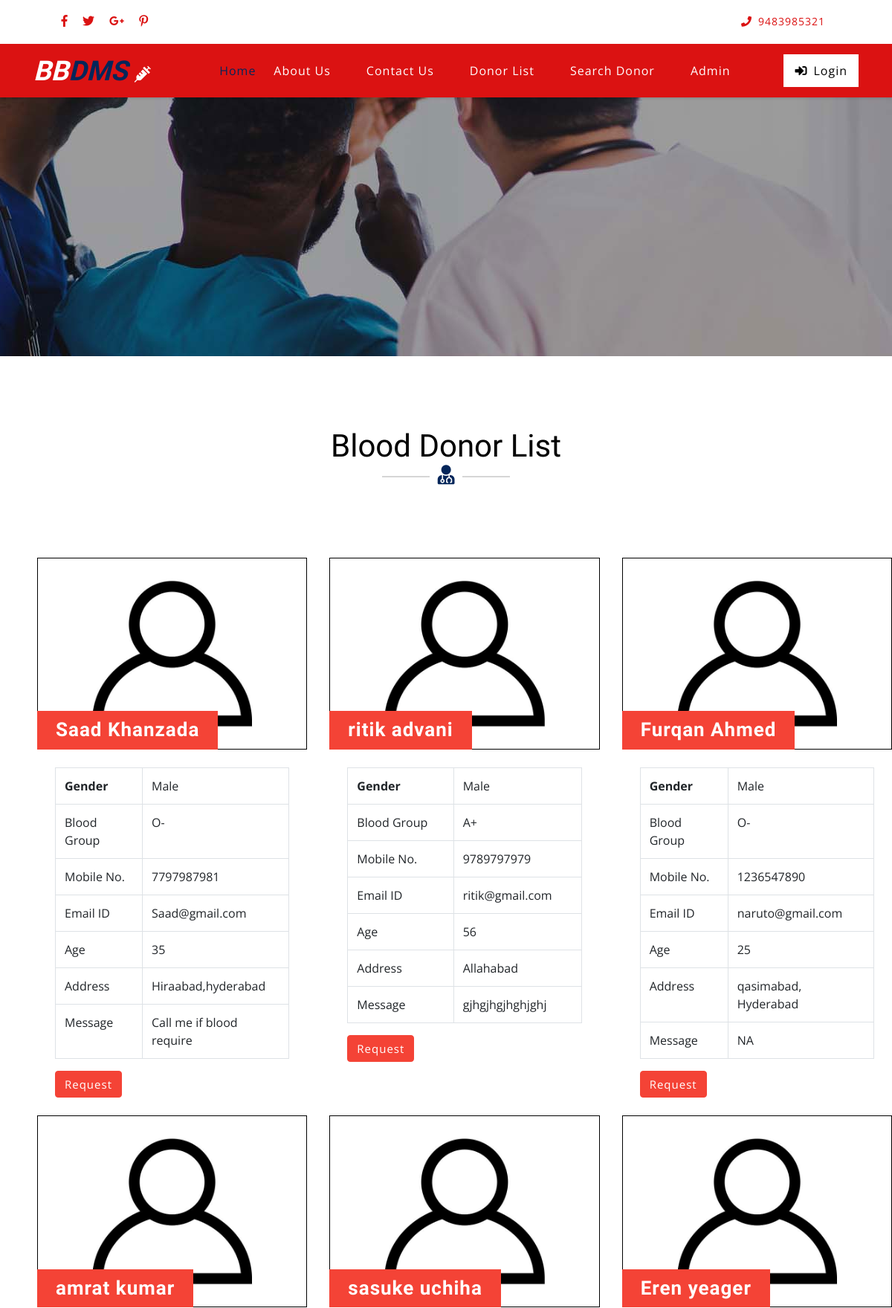
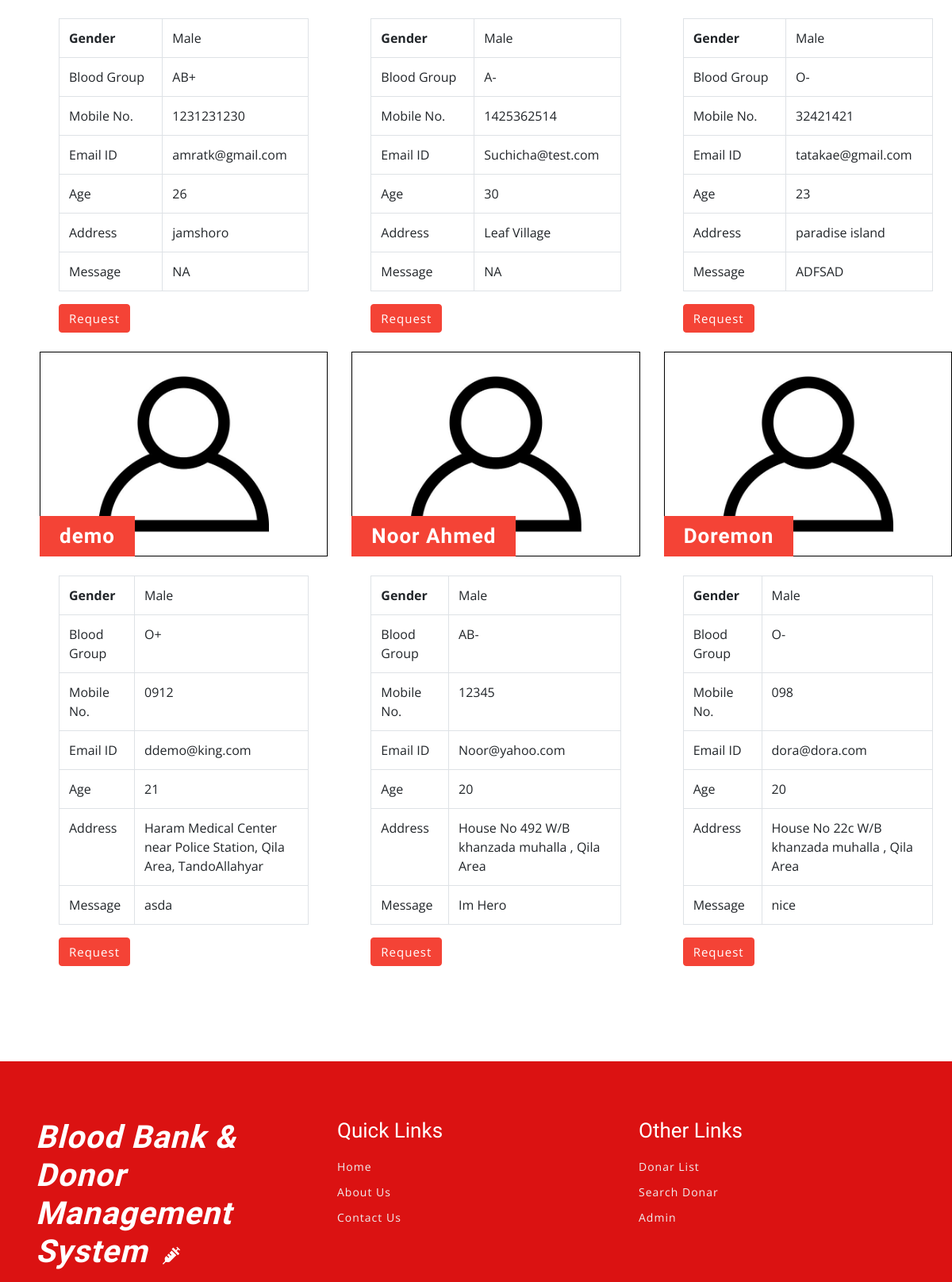
Page /donor-list.php (upper part) on the committed database (2 pictures, top to bottom).
### tables this page shows
CREATE TABLE `tblcontactusinfo` (
  `id` int(11) NOT NULL,
  `Address` tinytext DEFAULT NULL,
  `EmailId` varchar(255) DEFAULT NULL,
  `ContactNo` char(11) DEFAULT NULL
);

CREATE TABLE `tblblooddonars` (
  `id` int(11) NOT NULL,
  `FullName` varchar(100) DEFAULT NULL,
  `MobileNumber` char(11) DEFAULT NULL,
  `EmailId` varchar(100) DEFAULT NULL,
  `Gender` varchar(20) DEFAULT NULL,
  `Age` int(11) DEFAULT NULL,
  `BloodGroup` varchar(20) DEFAULT NULL,
  `Address` varchar(255) DEFAULT NULL,
  `Message` mediumtext DEFAULT NULL,
  `PostingDate` timestamp NOT NULL DEFAULT current_timestamp(),
  `status` int(1) DEFAULT NULL,
  `Password` varchar(250) DEFAULT NULL
);

### donor-list.php (the view, shortened to what this page needs)
<?php
include('includes/config.php');
?>
<!DOCTYPE html>
<html lang="zxx">
<head>
	<link rel="stylesheet" href="css/bootstrap.css">
	<link rel="stylesheet" href="css/style.css" type="text/css" media="all" />
	<link rel="stylesheet" href="css/fontawesome-all.css">
</head>
<body>
	<?php include('includes/header.php');?>
	<div class="inner-banner-w3ls">
	</div>
	<div class="agileits-contact py-5">
		<div class="py-xl-5 py-lg-3">
			<div class="w3ls-titles text-center mb-5">
				<h3 class="title">Blood Donor List</h3>
				<span>
					<i class="fas fa-user-md"></i>
				</span>
			</div>
			<div class="d-flex">
				<div class="row package-grids mt-5" style="padding-left: 50px;">
				<?php
$status=1;
$sql = "SELECT * from tblblooddonars where status=:status";
$query = $dbh -> prepare($sql);
$query->bindParam(':status',$status,PDO::PARAM_STR);
$query->execute();
$results=$query->fetchAll(PDO::FETCH_OBJ);
if($query->rowCount() > 0)
{
foreach($results as $result)
{ ?>
				<div class="col-md-4 pricing">
					<div class="price-top">
							<img src="images/blood-donor.jpg" alt="Blood Donot" style="border:1px #000 solid" class="img-fluid" />
						<h3><?php echo htmlentities($result->FullName);?>
						</h3>
					</div>
					<div class="price-bottom p-4">
<table class="table table-bordered">
    <tbody>
      <tr>
        <th>Gender</th>
        <td><?php echo htmlentities($result->Gender);?></td>
      </tr>
      <tr>
        <td>Blood Group</td>
        <td><?php echo htmlentities($result->BloodGroup);?></td>
      </tr>
      <tr>
        <td>Mobile No.</td>
        <td><?php echo htmlentities($result->MobileNumber);?></td>
      </tr>
         <tr>
        <td>Email ID</td>
        <td><?php echo htmlentities($result->EmailId);?></td>
      </tr>
               <tr>
        <td>Age</td>
        <td><?php echo htmlentities($result->Age);?></td>
      </tr>
        <tr>
        <td>Address</td>
        <td><?php echo htmlentities($result->Address);?></td>
      </tr>
<tr>
        <td>Message</td>
        <td><?php echo htmlentities($result->Message);?></td>
      </tr>
    </tbody>
</table>
<a class="btn btn-primary" style="color:#fff"  href="contact-blood.php?cid=<?php echo $result->id;?>">Request</a>
					</div>
				</div><br>
			<?php }} ?>
			</div>
			</div>
		</div>
	</div>
	<?php include('includes/footer.php');?>
</body>
</html>

### includes/header.php (shortened to what this page needs)
    <header>
        <div class="top-bar py-3">
            <div class="container">
                <div class="row">
                    <div class="col-lg-7 top-social-agile">
                        <div class="row">
                            <ul class="col-lg-4 col-6 top-right-info text-center">
                                <li>
                                    <a href="#">
                                        <i class="fab fa-facebook-f"></i>
                                    </a>
                                </li>
                                <li class="mx-3">
                                    <a href="#">
                                        <i class="fab fa-twitter"></i>
                                    </a>
                                </li>
                                <li>
                                    <a href="#">
                                        <i class="fab fa-google-plus-g"></i>
                                    </a>
                                </li>
                                <li class="ml-3">
                                    <a href="#">
                                        <i class="fab fa-pinterest-p"></i>
                                    </a>
                                </li>
                            </ul><?php
$sql = "SELECT * from tblcontactusinfo";
$query = $dbh -> prepare($sql);
$query->execute();
$results=$query->fetchAll(PDO::FETCH_OBJ);
if($query->rowCount() > 0)
{
foreach($results as $result)
{ ?>
                            <div class="col-6 header-top_w3layouts pl-3 text-lg-left text-center">
                            </div>
                        </div>
                    </div>
                    <div class="col-lg-5 top-social-agile text-lg-right text-center" >
                        <div class="row" style="color: red !important">
                            <div class="col-lg-7 col-6 top-w3layouts">
                                <p class="text-white">
                                    <i class="far fa-envelope-open mr-2"></i>
                                    <a href="mailto:info@example.com" class="text-white" style="color:#db1212 !important">
                                </p>
                            </div>
                            <div class="col-lg-5 col-6 header-w3layouts pl-4 text-lg-left">
                                <p class="text-white" style="color:#db1212 !important">
                                    <i class="fas fa-phone mr-2"></i>9483985321</p>
                            </div>
                        </div><?php } } ?>
                    </div>
                </div>
            </div>
        </div>
    </header>
    <div id="home">
        <div class="main-top py-1">
            <nav class="navbar navbar-expand-lg navbar-light fixed-navi">
                <div class="container">
                    <h1>
                        <a class="navbar-brand font-weight-bold font-italic" href="index.php">
                            <span>BB</span>DMS
                            <i class="fas fa-syringe"></i>
                        </a>
                    </h1>
                    <div class="collapse navbar-collapse text-center" id="navbarSupportedContent">
                        <ul class="navbar-nav ml-lg-auto">
                            <li class="nav-item active mt-lg-0 mt-3">
                                <a class="nav-link" href="index.php">Home
                                </a>
                            </li>
                            <li class="nav-item mx-lg-4 my-lg-0 my-3">
                                <a class="nav-link" href="about.php">About Us</a>
                            </li>
                            <li class="nav-item mx-lg-4 my-lg-0 my-3">
                                <a class="nav-link" href="contact.php">Contact Us</a>
                            </li>
                            <li class="nav-item mx-lg-4 my-lg-0 my-3">
                                <a class="nav-link" href="donor-list.php">Donor List</a>
                            </li>
                            <li class="nav-item mx-lg-4 my-lg-0 my-3">
                                <a class="nav-link" href="search-donor.php">Search Donor</a>
                            </li>
                            <?php if (strlen($_SESSION['bbdmsdid']==0)) {?>
                            <li class="nav-item mx-lg-4 my-lg-0 my-3">
                                <a class="nav-link" href="admin/index.php">Admin</a>
                            </li>
                        </ul>
                        <a href="login.php" class="login-button ml-lg-5 mt-lg-0 mt-4 mb-lg-0 mb-3" >
                            <i class="fas fa-sign-in-alt mr-2"></i>Login</a><?php } ?>
                    </div>
                </div>
            </nav>
        </div>
    </div>

### includes/footer.php (shortened to what this page needs)
<footer>
    <div class="w3ls-footer-grids pt-sm-4 pt-3">
      <div class="container py-xl-5 py-lg-3">
        <div class="row">
          <div class="col-md-4 w3l-footer">
            <h2 class="mb-sm-3 mb-2">
              <a href="index.php" class="text-white font-italic font-weight-bold">
                <span style="color:white">Blood Bank & </span>Donor Management System
                <i class="fas fa-syringe ml-2"></i>
              </a>
            </h2>
          </div>
          <div class="col-md-4 w3l-footer">
          <h3 class="mb-sm-3 mb-2 text-white">Quick Links</h3>
            <div class="nav-w3-l">
              <ul class="list-unstyled">
                <li>
                  <a href="index.php">Home</a>
                </li>
                <li class="mt-2">
                  <a href="about.php">About Us</a>
                </li>
                <li class="mt-2">
                  <a href="contact.php">Contact Us</a>
                </li>
              </ul>
            </div>
          </div>
          <div class="col-md-4 w3l-footer">
            <h3 class="mb-sm-3 mb-2 text-white">Other Links</h3>
            <div class="nav-w3-l">
              <ul class="list-unstyled">
                <li>
                  <a href="donar-list.php">Donar List</a>
                </li>
                <li class="mt-2">
                  <a href="search-donar.php">Search Donar</a>
                </li>
                <li class="mt-2">
                  <a href="admin/index.php.php">Admin</a>
                </li>
              </ul>
            </div>
          </div>
        </div>
      </div>
    </div>
  </footer>

### css/style.css (style rules this page uses)
body { padding: 0; margin: 0; background: #FFF; font-family: 'Open Sans', sans-serif; }
body a { transition: 0.5s all; -webkit-transition: 0.5s all; -moz-transition: 0.5s all; -o-transition: 0.5s all; -ms-transition: 0.5s all; text-decoration: none; }
h1, h2, h3, h4, h5, h6 { margin: 0; padding: 0; font-family: 'Roboto Condensed', sans-serif; }
p { margin: 0; padding: 0; font-family: 'Open Sans', sans-serif; font-size: 15px; letter-spacing: 1px; line-height: 1.9; color: #999; }
ul, ol { margin: 0; padding: 0; }
.top-bar { background: #ffffff!important; }
.top-right-info li i { color: #db1212; transition: 0.5s all; -webkit-transition: 0.5s all; -moz-transition: 0.5s all; -o-transition: 0.5s all; -ms-transition: 0.5s all; }
.top-right-info li { display: inline-block; }
.header-top_w3layouts p, .header-w3layouts p, .top-w3layouts p { font-size: 14px; }
.header-top_w3layouts, .header-w3layouts { border-left: 1px solid rgba(255, 255, 255, 0.63); }
div#home { position: relative; }
.main-top { position: absolute; z-index: 999; width: 100%; background: #db1212; box-shadow: 0 2px 3px 0 rgba(0, 0, 0, 0.1); -webkit-transition: background-color .1s ease-in-out; -moz-transition: background-color .1s ease-in-out; -ms-transition: background-color .1s ease-in-out; -o-transition: background-color .1s ease-in-out; transition: background-color .1s ease-in-out; }
.navbar-light .navbar-nav .nav-link { padding: 0; color: #fff; background: transparent; font-size: 16px; letter-spacing: 1px; }
.navbar-light .navbar-nav .show>.nav-link, .navbar-light .navbar-nav .active>.nav-link, .navbar-light .navbar-nav .nav-link.show, .navbar-light .navbar-nav .nav-link.active, .navbar-light .navbar-nav .nav-link:hover, .navbar-light .navbar-nav .nav-link:focus { color: #04265a; }
nav.fixed-navi ul { list-style: none; margin: 0; padding: 0; }
nav.fixed-navi ul li { float: left; }
a.navbar-brand { color: #04265a; font-size: 50px; padding: 0; }
.navbar-light .navbar-brand, .navbar-light .navbar-brand:hover, .navbar-light .navbar-brand:focus, .w3l-footer h2 a span { color: #04265a; }
a.navbar-brand span { color: #fff; }
a.navbar-brand i, .w3l-footer h2 a i { color: #fff; font-size: 22px; }
a.login-button { color: #000; letter-spacing: 1px; font-size: 16px; padding: 10px 15px; background: #fff; display: inline-block; }
h3.title { color: #000; font-size: 42px; }
.w3ls-titles span { position: relative; }
.w3ls-titles span:before { content: " "; background: #d6d6d6; width: 64px; height: 2px; position: absolute; top: 9px; left: -75px; }
.w3ls-titles span:after { content: " "; background: #d6d6d6; width: 64px; height: 2px; position: absolute; top: 9px; right: -75px; }
.w3ls-titles i { color: #04265a; font-size: 26px; margin-top: 5px; }
.pricing { -webkit-transition: all 0.5s; -moz-transition: all 0.5s; -o-transition: all 0.5s; -ms-transition: all 0.5s; transition: all 0.5s; }
.price-top { position: relative; }
.price-top h3 { font-size: 26px; color: #fff; position: absolute; background: #4575bd; padding: 10px 25px; bottom: 0; letter-spacing: 1px; text-align: center; font-weight: 600; }
.price-bottom { background: #fff; }
.price-bottom a { color: #999; letter-spacing: 1px; font-size: 15px; }
footer { background: #04265a; background-size: cover; -webkit-background-size: cover; -moz-background-size: cover; -o-background-size: cover; -moz-background-size: cover; }
.w3l-footer h2 a { font-size: 40px; letter-spacing: 1px; }
.w3l-footer h3 { font-size: 26px; }
.w3l-footer p, .w3l-footer p a, .w3l-footer ul li a { font-size: 14px; color: #efefef; letter-spacing: 1px; }
.inner-banner-w3ls { background: url(../images/banner3.jpg) no-repeat center; background-size: cover; -webkit-background-size: cover; -moz-background-size: cover; -o-background-size: cover; -moz-background-size: cover; height: 20vw; }
.inner-banner-w3ls { background: url(../images/banner22.jpg) no-repeat center; height: 35vw!important; }
a.navbar-brand { font-size: 37px!important; }
.price-top h3 { font-size: 26px !important; color: #fff !important; position: absolute !important; background: #F44336 !important; }
.btn-primary { color: #fff !important; background-color: #F44336 !important; border-color: #F44336 !important; }
.fa, .fas, .far, .fal, .fab { display: inline!important; }
footer { background: #db1212!important; }

### rows in the picture
tblblooddonars: FullName "Saad Khanzada", Gender "Male", BloodGroup "O-", MobileNumber "7797987981", EmailId "Saad@gmail.com", Age "35", Address "Hiraabad,hyderabad", Message "Call me if blood require"
tblblooddonars: FullName "ritik advani", Gender "Male", BloodGroup "A+", MobileNumber "9789797979", EmailId "ritik@gmail.com", Age "56", Address "Allahabad", Message "gjhgjhgjhghjghj"
tblblooddonars: FullName "Furqan Ahmed", Gender "Male", BloodGroup "O-", MobileNumber "1236547890", EmailId "naruto@gmail.com", Age "25", Address "qasimabad, Hyderabad", Message "NA"
tblblooddonars: FullName "amrat kumar", Gender "Male", BloodGroup "AB+", MobileNumber "1231231230", EmailId "amratk@gmail.com", Age "26", Address "jamshoro", Message "NA"
tblblooddonars: FullName "sasuke uchiha", Gender "Male", BloodGroup "A-", MobileNumber "1425362514", EmailId "Suchicha@test.com", Age "30", Address "Leaf Village", Message "NA"
tblblooddonars: FullName "Eren yeager", Gender "Male", BloodGroup "O-", MobileNumber "32421421", EmailId "tatakae@gmail.com", Age "23", Address "paradise island", Message "ADFSAD"
tblblooddonars: FullName "demo", Gender "Male", BloodGroup "O+", MobileNumber "0912", EmailId "ddemo@king.com", Age "21", Address "Haram Medical Center near Police Station, Qila Area, TandoAllahyar", Message "asda"
tblblooddonars: FullName "Noor Ahmed", Gender "Male", BloodGroup "AB-", MobileNumber "12345", EmailId "Noor@yahoo.com", Age "20", Address "House No 492 W/B khanzada muhalla , Qila Area", Message "Im Hero"
tblblooddonars: FullName "Doremon", Gender "Male", BloodGroup "O-", MobileNumber "098", EmailId "dora@dora.com", Age "20", Address "House No 22c W/B khanzada muhalla , Qila Area", Message "nice"
